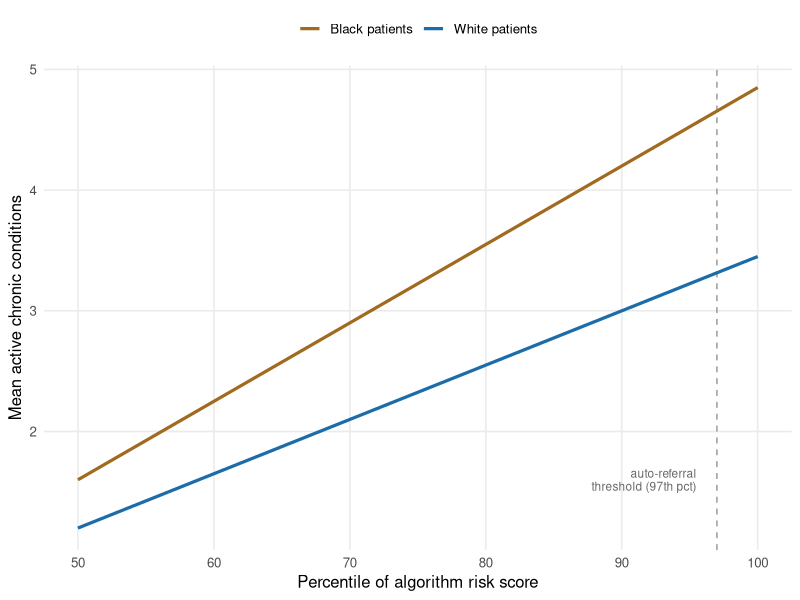

Write R code to recreate this figure.
## ---- chunk 1
#| label: fig-obermeyer-need
#| fig-cap: "Illustrative reconstruction of the equal-score-unequal-need pattern reported by Obermeyer et al. (2019). At every percentile of the algorithm's risk score, Black patients carry more active chronic conditions than White patients assigned the same score; the model, trained to predict cost rather than illness, treats the two groups as equally sick. The dashed line marks the auto-referral threshold, above which patients are enrolled in a high-risk care-management programme. Values are illustrative but reproduce the direction and rough magnitude of the published finding."
#| echo: false
#| fig-width: 7
#| fig-height: 4.2
library(ggplot2)
library(tibble)
pct <- seq(50, 100, by = 1)
n <- length(pct)
white <- 1.2 + 0.045 * (pct - 50)
black <- white + 0.4 + 0.02 * (pct - 50)
df <- tibble::tibble(
  pct = rep(pct, 2),
  conditions = c(white, black),
  group = rep(c('White patients', 'Black patients'),
              each = n)
)
ggplot(df, aes(pct, conditions, colour = group)) +
  geom_vline(xintercept = 97, linetype = 'dashed',
             colour = 'grey60') +
  geom_line(linewidth = 1.1) +
  annotate('text', x = 95.5, y = 1.6,
           label = 'auto-referral\nthreshold (97th pct)',
           hjust = 1, size = 3, colour = 'grey40',
           lineheight = 0.9) +
  scale_colour_manual(values = c(
    'White patients' = '#1b6ca8',
    'Black patients' = '#a06a1f')) +
  labs(x = 'Percentile of algorithm risk score',
       y = 'Mean active chronic conditions',
       colour = NULL) +
  theme_minimal(base_size = 12) +
  theme(legend.position = 'top',
        panel.grid.minor = element_blank())
